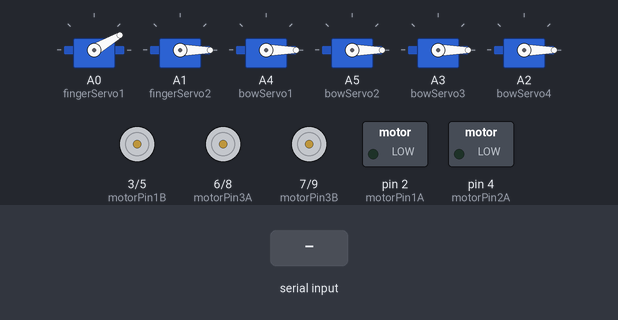
A sketch run on a simulated Arduino Uno, built with avr-gcc and run on an emulated ATmega328P. Shown: 6 × servo, motor-driver pin pairs drawn as motors (green arrow = first pin HIGH = forward, orange = second pin HIGH = backward, longer = more drive), switched loads named in the sketch (green lamp = pin HIGH). The inputs (shaded band) are chosen by the test bench.

Above: at 1.2 s.
1.3 s: "finger1:\n" received over Serial
At 1.7 s:
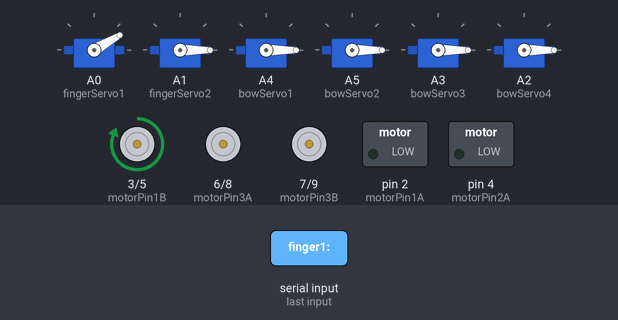
3.3 s: "finger2:\n" received over Serial
At 3.7 s:
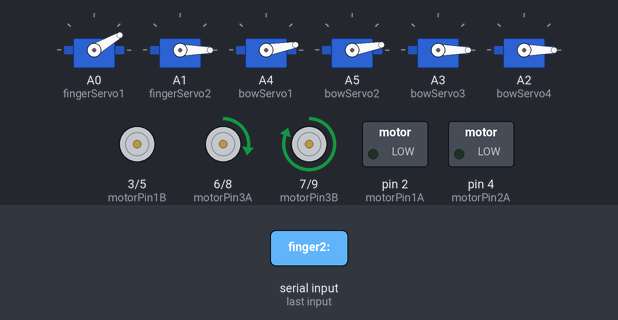
5.3 s: "finger3:\n" received over Serial
At 5.7 s:
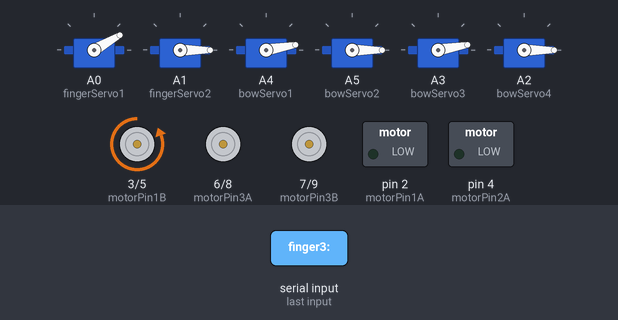
7.3 s: "finger4:\n" received over Serial
At 7.7 s:
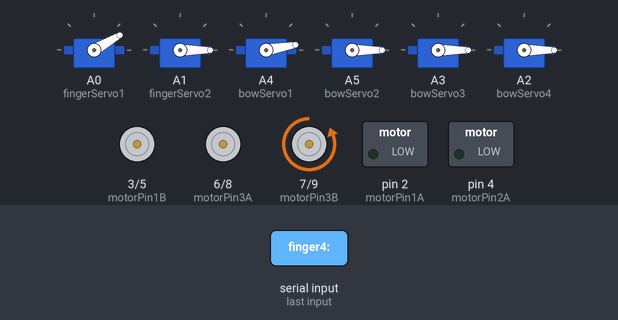
Timing chart, 0 to 10.3 s (numbered marks = the images above; inputs shaded):
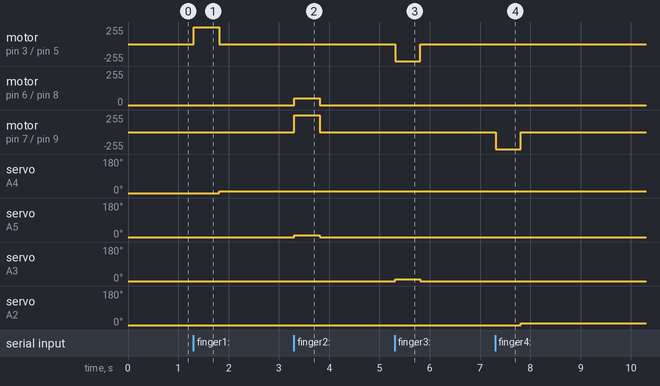

Measured:
- after the input at 1.3 s, motor on pin 3 (motorPin1B) / pin 5 (motorPin2B): stopped → forward 255/255 at once, → stopped 0.50 s later; servo on A4 (bowServo1): 0° → 10° after 0.51 s
- after the input at 3.3 s, motor on pin 6 (motorPin3A) / pin 8 (motorPin4A): stopped → forward 50/255 at once, → stopped 0.50 s later; motor on pin 7 (motorPin3B) / pin 9 (motorPin4B): stopped → forward 255/255 at once, → stopped 0.50 s later; servo on A5 (bowServo2): 0° → 10° at once, → 0° 0.50 s later
- after the input at 5.3 s, motor on pin 3 (motorPin1B) / pin 5 (motorPin2B): stopped → backward 255/255 at once, → stopped 0.50 s later; servo on A3 (bowServo3): 0° → 10° at once, → 0° 0.50 s later
- after the input at 7.3 s, motor on pin 7 (motorPin3B) / pin 9 (motorPin4B): stopped → backward 255/255 at once, → stopped 0.50 s later; servo on A2 (bowServo4): 0° → 10° after 0.51 s

The sketch:

autoviolin.ino
```cpp
// (licence header left out)
#include <Servo.h>

Servo fingerServo1;  // Servomotor per al dit 1
Servo fingerServo2;  // Servomotor per al dit 2
Servo bowServo1;     // Servomotor per a l'arc 1
Servo bowServo2;     // Servomotor per a l'arc 2
Servo bowServo3;     // Servomotor per a l'arc 3
Servo bowServo4;     // Servomotor per a l'arc 4

bool bowDirection1 = false;  // Direcció del servomotor de l'arc 1
bool bowDirection2 = false;  // Direcció del servomotor de l'arc 2
bool bowDirection3 = false;  // Direcció del servomotor de l'arc 3
bool bowDirection4 = false;  // Direcció del servomotor de l'arc 4

int motorPin1A = 2; // Primer motor DC connectat al pin digital 2 (PWM)
int motorPin1B = 3; // Primer motor DC connectat al pin digital 3 (PWM)
int motorPin2A = 4; // Segon motor DC connectat al pin digital 4 (PWM)
int motorPin2B = 5; // Segon motor DC connectat al pin digital 5 (PWM)
int motorPin3A = 6; // Tercer motor DC connectat al pin digital 6 (PWM)
int motorPin3B = 7; // Tercer motor DC connectat al pin digital 7 (PWM)
int motorPin4A = 8; // Quart motor DC connectat al pin digital 8 (PWM)
int motorPin4B = 9; // Quart motor DC connectat al pin digital 9 (PWM)

void setup() {
  Serial.begin(9600);  // Inicia la comunicació serial a 9600 bps
    // Inicialitza la posició dels servos a una posició segura abans de fer l'attach
  fingerServo1.write(30);
  fingerServo2.write(0);
  bowServo1.write(0);
  bowServo2.write(0);
  bowServo3.write(0);
  bowServo4.write(0);
  fingerServo1.attach(A0);  // Connecta el servomotor del dit 1 al pin A0
  fingerServo2.attach(A1);  // Connecta el servomotor del dit 2 al pin A1
  bowServo1.attach(A4);     // Connecta el servomotor de l'arc 1 al pin A4
  bowServo2.attach(A5);     // Connecta el servomotor de l'arc 2 al pin A5
  bowServo3.attach(A3);     // Connecta el servomotor de l'arc 3 al pin A6
  bowServo4.attach(A2);     // Connecta el servomotor de l'arc 4 al pin A7
  pinMode(motorPin1A, OUTPUT); // Configura el pin del primer motor com a sortida
  pinMode(motorPin1B, OUTPUT); // Configura el pin del primer motor com a sortida
  pinMode(motorPin2A, OUTPUT); // Configura el pin del segon motor com a sortida
  pinMode(motorPin2B, OUTPUT); // Configura el pin del segon motor com a sortida
  pinMode(motorPin3A, OUTPUT); // Configura el pin del tercer motor com a sortida
  pinMode(motorPin3B, OUTPUT); // Configura el pin del tercer motor com a sortida
  pinMode(motorPin4A, OUTPUT); // Configura el pin del quart motor com a sortida
  pinMode(motorPin4B, OUTPUT); // Configura el pin del quart motor com a sortida
  digitalWrite(motorPin1A, LOW); // Assegura't que el primer motor està aturat
  digitalWrite(motorPin1B, LOW); // Assegura't que el primer motor està aturat
  digitalWrite(motorPin2A, LOW); // Assegura't que el segon motor està aturat
  digitalWrite(motorPin2B, LOW); // Assegura't que el segon motor està aturat
  digitalWrite(motorPin3A, LOW); // Assegura't que el tercer motor està aturat
  digitalWrite(motorPin3B, LOW); // Assegura't que el tercer motor està aturat
  digitalWrite(motorPin4A, LOW); // Assegura't que el quart motor està aturat
  digitalWrite(motorPin4B, LOW); // Assegura't que el quart motor està aturat
}

void loop() {
  if (Serial.available() > 0) {
    String command = Serial.readStringUntil('\n');  // Llegeix la comanda fins a la nova línia

    if (command.startsWith("finger1:")) {
      int position = command.substring(8).toInt();  // Extreu la posició de la comanda
      moveFingerAndBow(position, fingerServo1, bowServo1, motorPin1A, motorPin1B);
    } else if (command.startsWith("finger2:")) {
      int position = command.substring(8).toInt();  // Extreu la posició de la comanda
      moveFingerAndBow(position, fingerServo1, bowServo2, motorPin3A, motorPin3B);
    } else if (command.startsWith("finger3:")) {
      int position = command.substring(8).toInt();  // Extreu la posició de la comanda
      moveFingerAndBow(position, fingerServo1, bowServo3, motorPin2A, motorPin2B);
    } else if (command.startsWith("finger4:")) {
      int position = command.substring(8).toInt();  // Extreu la posició de la comanda
      moveFingerAndBow(position, fingerServo1, bowServo4, motorPin4A, motorPin4B);
    }
  }
}

void moveFingerAndBow(int position, Servo &fingerServo, Servo &bowServo, int motorPinA, int motorPinB) {
  if (&fingerServo == &fingerServo1) {
    // Per a fingerServo1, manté les quatre posicions originals
    switch (position) {
      case 1:
        fingerServo.write(0);  // Posició 1
        break;
      case 2:
        fingerServo.write(0);  // Posició 2
        break;
      case 3:
        fingerServo.write(0);  // Posició 3
        break;
      case 0:
      default:
        fingerServo.write(30);   // No tocar la corda
        break;
    }
  } else if (&fingerServo == &fingerServo2) {
    // Per a fingerServo2, mou endavant i enrere en tres posicions
    switch (position) {
      case 1:
        fingerServo.write(0);  // Posició 1
        break;
      case 2:
        fingerServo.write(45);  // Posició 2
        break;
      case 3:
        fingerServo.write(90);  // Posició 3
        break;
      case 0:
      default:
        fingerServo.write(30);   // Posició 0
        break;
    }
  }

  // La resta del codi es manté igual
  if (&bowServo == &bowServo1 || &bowServo == &bowServo4) {  // Si es tracta del bowServo1 o bowServo4, canvia la direcció
    bowServo.write(0);  // Mou l'arc a una posició fixa en la direcció contrària
  } else {
    bowServo.write(10);  // Mou l'arc a una posició fixa (ajusta segons sigui necessari)
  }
  analogWrite(motorPinA, 50);  // Gira el motor DC a una direcció a aproximadament el 25% de la velocitat
  digitalWrite(motorPinB, HIGH); // Gira el motor DC a una direcció
  delay(500); // Espera
  if (&bowServo == &bowServo1 || &bowServo == &bowServo4) {  // Si es tracta del bowServo1 o bowServo4, canvia la direcció
    bowServo.write(10);  // Mou l'arc a la posició original en la direcció contrària
  } else {
    bowServo.write(0);  // Mou l'arc a la posició original
  }
  digitalWrite(motorPinA, LOW); // Atura el motor DC
  digitalWrite(motorPinB, LOW); // Atura el motor DC
}
```
